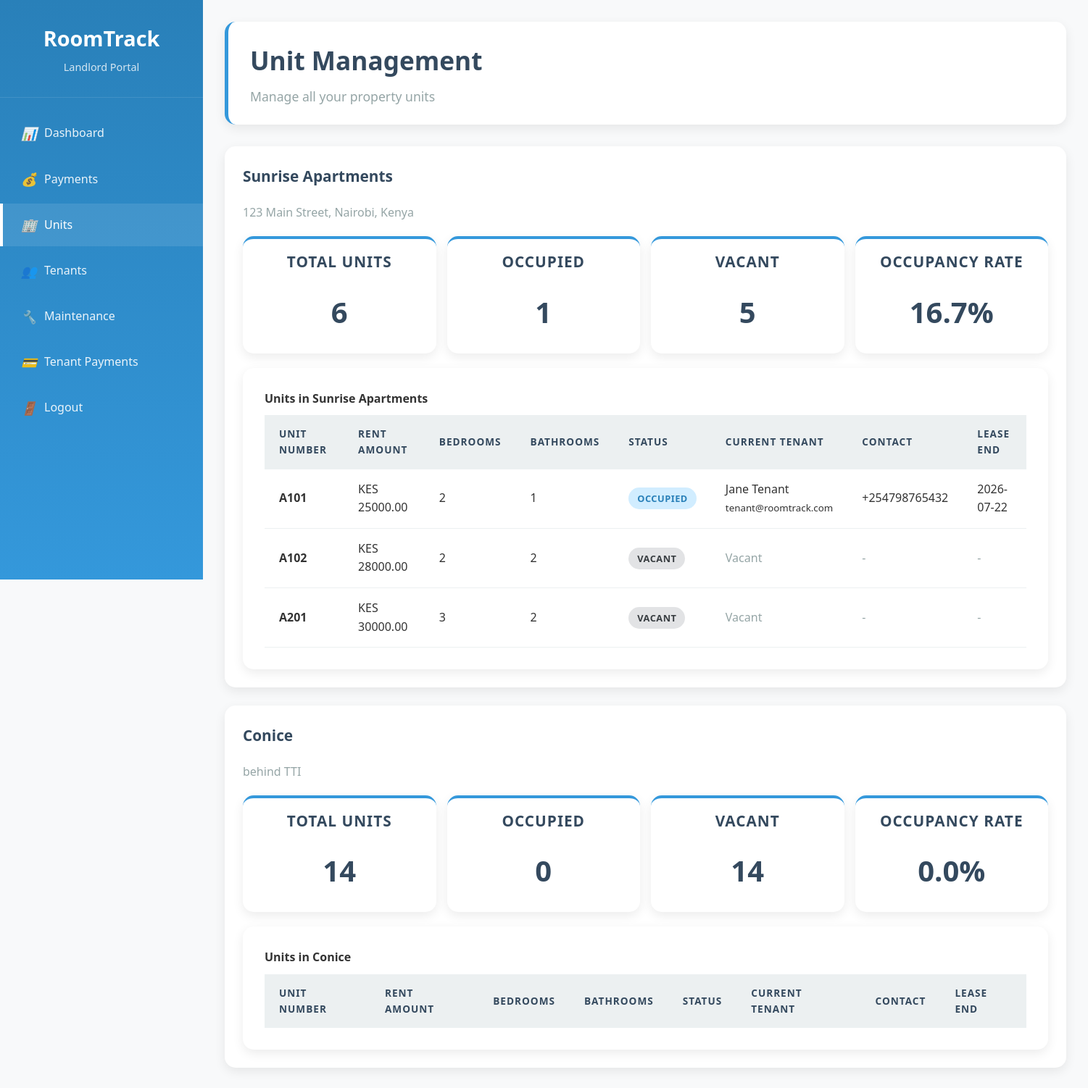
The app's page /landlord/units (signed in), older data.
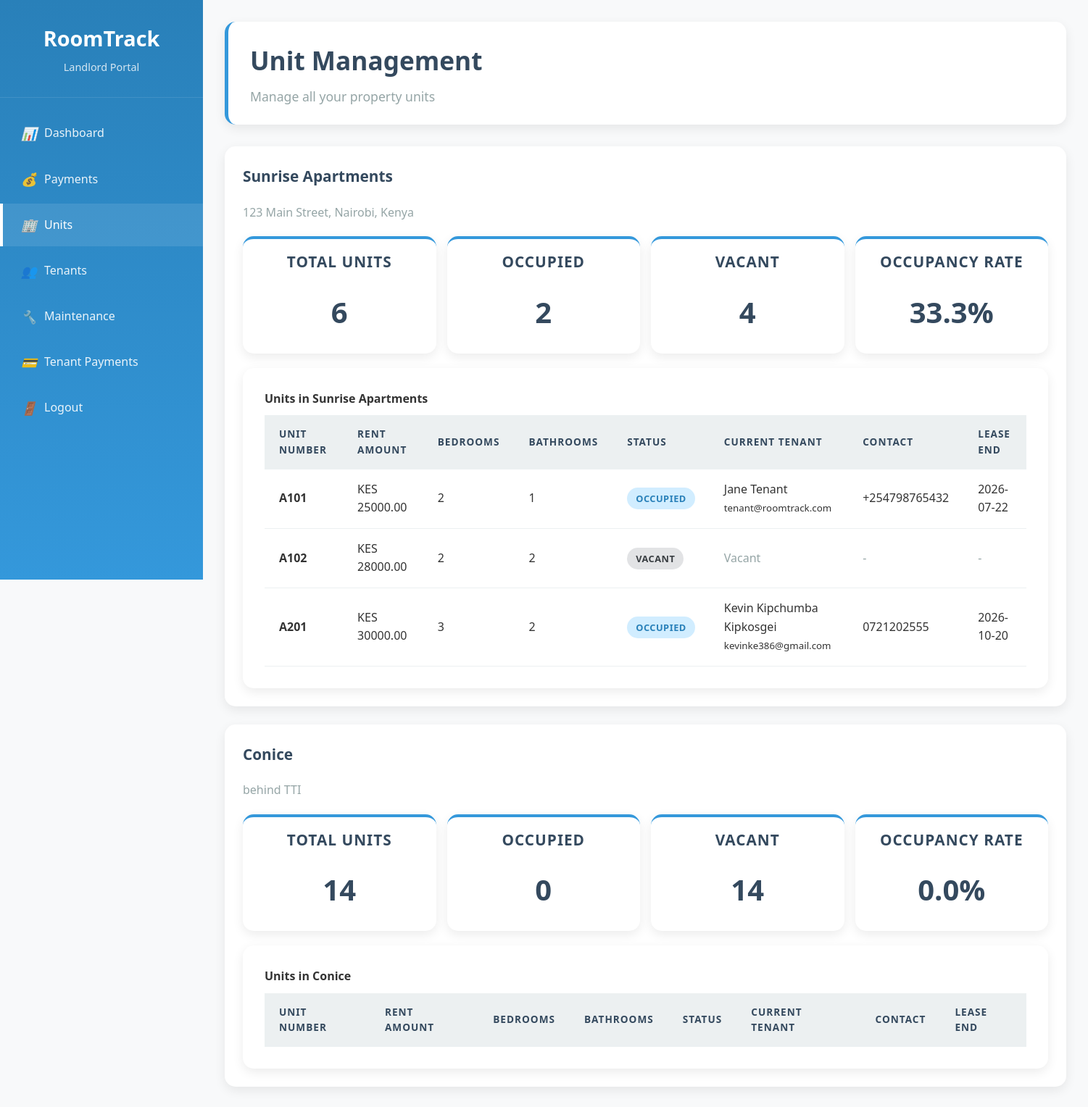
The same page, newer data.
### models.py (models this page shows)
class Property(db.Model):
    id = db.Column(db.Integer, primary_key=True)
    name = db.Column(db.String(200), nullable=False)
    address = db.Column(db.Text, nullable=False)
    total_units = db.Column(db.Integer, nullable=False)
    occupied_units = db.Column(db.Integer, default=0)
    landlord_id = db.Column(db.Integer, db.ForeignKey('user.id'), nullable=False)
    created_at = db.Column(db.DateTime, default=datetime.utcnow)
    units = db.relationship('Unit', backref='property', lazy=True, cascade='all, delete-orphan')

class Unit(db.Model):
    id = db.Column(db.Integer, primary_key=True)
    unit_number = db.Column(db.String(50), nullable=False)
    rent_amount = db.Column(db.Float, nullable=False)
    status = db.Column(db.String(20), default='vacant')  # vacant, occupied
    bedrooms = db.Column(db.Integer, default=1)
    bathrooms = db.Column(db.Integer, default=1)
    square_feet = db.Column(db.Integer)
    property_id = db.Column(db.Integer, db.ForeignKey('property.id'), nullable=False)
    leases = db.relationship('Lease', backref='unit', lazy=True, cascade='all, delete-orphan')
    maintenance_requests = db.relationship('MaintenanceRequest', backref='unit', lazy=True)

class Lease(db.Model):
    id = db.Column(db.Integer, primary_key=True)
    tenant_id = db.Column(db.Integer, db.ForeignKey('user.id'), nullable=False)
    unit_id = db.Column(db.Integer, db.ForeignKey('unit.id'), nullable=False)
    start_date = db.Column(db.Date, nullable=False)
    end_date = db.Column(db.Date, nullable=False)
    monthly_rent = db.Column(db.Float, nullable=False)
    security_deposit = db.Column(db.Float, default=0)
    status = db.Column(db.String(20), default='active')
    created_at = db.Column(db.DateTime, default=datetime.utcnow)
    payments = db.relationship('Payment', backref='lease', lazy=True, cascade='all, delete-orphan')

class User(UserMixin, db.Model):
    id = db.Column(db.Integer, primary_key=True)
    username = db.Column(db.String(80), unique=True, nullable=False)
    email = db.Column(db.String(120), unique=True, nullable=False)
    password = db.Column(db.String(200), nullable=False)
    role = db.Column(db.String(20), nullable=False)  # admin, landlord, tenant
    full_name = db.Column(db.String(200))
    id_number = db.Column(db.String(50))
    passport_number = db.Column(db.String(50))
    phone = db.Column(db.String(20))
    created_at = db.Column(db.DateTime, default=datetime.utcnow)
    landlord_properties = db.relationship('Property', backref='landlord', lazy=True)
    tenant_leases = db.relationship('Lease', backref='tenant', lazy=True, foreign_keys='Lease.tenant_id')
    maintenance_requests = db.relationship('MaintenanceRequest', backref='tenant', lazy=True)

### app.py (the view)
@app.route('/landlord/units')
@login_required
def landlord_units():
    if current_user.role != 'landlord':
        return redirect(url_for('index'))
    properties = Property.query.filter_by(landlord_id=current_user.id).all()
    units = Unit.query.filter(Unit.property_id.in_([p.id for p in properties])).all()
    return render_template('landlord/units.html', properties=properties, units=units)

### app.py (called while the page is built)
@login_manager.user_loader
def load_user(user_id):
    return User.query.get(int(user_id))

### templates/landlord/units.html (shortened to what the changed rows need)
<!DOCTYPE html>
<html lang="en">
<head>
    <link rel="stylesheet" href="{{ url_for('static', filename='css/style.css') }}">
</head>
<body>
    <div class="dashboard">
        <div class="sidebar">
            <div class="sidebar-header">
                <h2>RoomTrack</h2>
            </div>
        </div>
        <div class="main-content">
            <div class="header">
                <h1>Unit Management</h1>
            </div>
            {% for property in properties %}
            <div class="card">
                <h3>{{ property.name }}</h3>
                <p style="color: var(--gray); margin-bottom: 20px;">{{ property.address }}</p>
                <div style="display: grid; grid-template-columns: repeat(auto-fit, minmax(200px, 1fr)); gap: 15px; margin-bottom: 20px;">
                    <div class="stat-card" style="padding: 15px;">
                        <h3>Total Units</h3>
                        <div class="number">{{ property.total_units }}</div>
                    </div>
                    <div class="stat-card" style="padding: 15px;">
                        <h3>Occupied</h3>
                        <div class="number">{{ property.occupied_units }}</div>
                    </div>
                    <div class="stat-card" style="padding: 15px;">
                        <h3>Vacant</h3>
                        <div class="number">{{ property.total_units - property.occupied_units }}</div>
                    </div>
                    <div class="stat-card" style="padding: 15px;">
                        <h3>Occupancy Rate</h3>
                        <div class="number">{{ "%.1f"|format((property.occupied_units / property.total_units * 100) if property.total_units > 0 else 0) }}%</div>
                    </div>
                </div>
                <div class="table-container">
                    <h4>Units in {{ property.name }}</h4>
                    <table>
                        <thead>
                            <tr>
                                <th>Unit Number</th>
                                <th>Rent Amount</th>
                                <th>Bedrooms</th>
                                <th>Bathrooms</th>
                                <th>Status</th>
                                <th>Current Tenant</th>
                                <th>Contact</th>
                                <th>Lease End</th>
                            </tr>
                        </thead>
                        <tbody>
                            {% for unit in property.units %}
                            <tr>
                                <td><strong>{{ unit.unit_number }}</strong></td>
                                <td>KES {{ "%.2f"|format(unit.rent_amount) }}</td>
                                <td>{{ unit.bedrooms }}</td>
                                <td>{{ unit.bathrooms }}</td>
                                <td>
                                    <span class="status-badge status-{{ unit.status }}">
                                        {{ unit.status|title }}
                                    </span>
                                </td>
                                <td>
                                    {% if unit.status == 'occupied' %}
                                        {% for lease in unit.leases %}
                                            {% if lease.status == 'active' %}
                                                {{ lease.tenant.full_name }}<br>
                                                <small>{{ lease.tenant.email }}</small>
                                            {% endif %}
                                        {% endfor %}
                                    {% else %}
                                        <span style="color: var(--gray);">Vacant</span>
                                    {% endif %}
                                </td>
                                <td>
                                    {% if unit.status == 'occupied' %}
                                        {% for lease in unit.leases %}
                                            {% if lease.status == 'active' %}
                                                {{ lease.tenant.phone or 'No phone' }}
                                            {% endif %}
                                        {% endfor %}
                                    {% else %}
                                        <span style="color: var(--gray);">-</span>
                                    {% endif %}
                                </td>
                                <td>
                                    {% if unit.status == 'occupied' %}
                                        {% for lease in unit.leases %}
                                            {% if lease.status == 'active' %}
                                                {{ lease.end_date.strftime('%Y-%m-%d') }}
                                            {% endif %}
                                        {% endfor %}
                                    {% else %}
                                        <span style="color: var(--gray);">-</span>
                                    {% endif %}
                                </td>
                            </tr>
                            {% endfor %}
                        </tbody>
                    </table>
                </div>
            </div>
            {% endfor %}
        </div>
    </div>
</body>
</html>

Row changes from the older to the newer data that the page shows:
changed Property "Sunrise Apartments": occupied_units "1" → "2"; property.total_units-property.occupied_units "5" → "4"; total_units+occupied_units "16.7" → "33.3"
changed Unit (number 3 of 3 on the later page): status "VACANT" → "OCCUPIED"; no longer shows "Vacant - -"
added Lease: tenant.full_name "Kevin Kipchumba Kipkosgei", tenant.email "kevinke386@gmail.com", tenant "0721202555", end_date "2026-10-20", shown under Unit (number 3 of 3 on the later page)
